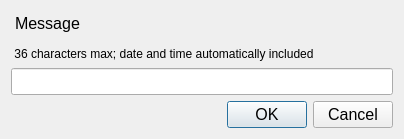
<?xml version="1.0" encoding="UTF-8"?>
<ui version="4.0">
 <class>fsSendMessageDialog</class>
 <widget class="QDialog" name="fsSendMessageDialog">
  <property name="geometry">
   <rect>
    <x>0</x>
    <y>0</y>
    <width>404</width>
    <height>139</height>
   </rect>
  </property>
  <property name="windowTitle">
   <string>FleetSync Send Message</string>
  </property>
  <layout class="QVBoxLayout" name="verticalLayout">
   <item>
    <layout class="QVBoxLayout" name="verticalLayout_4">
     <property name="spacing">
      <number>0</number>
     </property>
     <property name="sizeConstraint">
      <enum>QLayout::SetDefaultConstraint</enum>
     </property>
     <item>
      <widget class="QLabel" name="theLabel">
       <property name="font">
        <font>
         <family>Segoe UI</family>
         <pointsize>12</pointsize>
        </font>
       </property>
       <property name="styleSheet">
        <string notr="true">margin-bottom:5px</string>
       </property>
       <property name="text">
        <string>Message</string>
       </property>
       <property name="wordWrap">
        <bool>true</bool>
       </property>
      </widget>
     </item>
     <item>
      <widget class="QLabel" name="label_4">
       <property name="font">
        <font>
         <family>Segoe UI</family>
         <pointsize>9</pointsize>
        </font>
       </property>
       <property name="text">
        <string> 36 characters max; date and time automatically included</string>
       </property>
      </widget>
     </item>
     <item>
      <widget class="QLineEdit" name="messageField">
       <property name="font">
        <font>
         <family>Segoe UI</family>
         <pointsize>12</pointsize>
        </font>
       </property>
      </widget>
     </item>
    </layout>
   </item>
   <item>
    <widget class="QDialogButtonBox" name="buttonBox">
     <property name="font">
      <font>
       <family>Segoe UI</family>
       <pointsize>12</pointsize>
      </font>
     </property>
     <property name="styleSheet">
      <string notr="true">button-layout:2;</string>
     </property>
     <property name="orientation">
      <enum>Qt::Horizontal</enum>
     </property>
     <property name="standardButtons">
      <set>QDialogButtonBox::Cancel|QDialogButtonBox::Ok</set>
     </property>
    </widget>
   </item>
  </layout>
 </widget>
 <tabstops>
  <tabstop>messageField</tabstop>
 </tabstops>
 <resources/>
 <connections>
  <connection>
   <sender>buttonBox</sender>
   <signal>accepted()</signal>
   <receiver>fsSendMessageDialog</receiver>
   <slot>accept()</slot>
   <hints>
    <hint type="sourcelabel">
     <x>241</x>
     <y>110</y>
    </hint>
    <hint type="destinationlabel">
     <x>170</x>
     <y>95</y>
    </hint>
   </hints>
  </connection>
  <connection>
   <sender>buttonBox</sender>
   <signal>rejected()</signal>
   <receiver>fsSendMessageDialog</receiver>
   <slot>reject()</slot>
   <hints>
    <hint type="sourcelabel">
     <x>352</x>
     <y>103</y>
    </hint>
    <hint type="destinationlabel">
     <x>398</x>
     <y>111</y>
    </hint>
   </hints>
  </connection>
 </connections>
 <slots>
  <slot>functionChanged()</slot>
  <slot>sendAllCheckboxChanged()</slot>
 </slots>
</ui>
